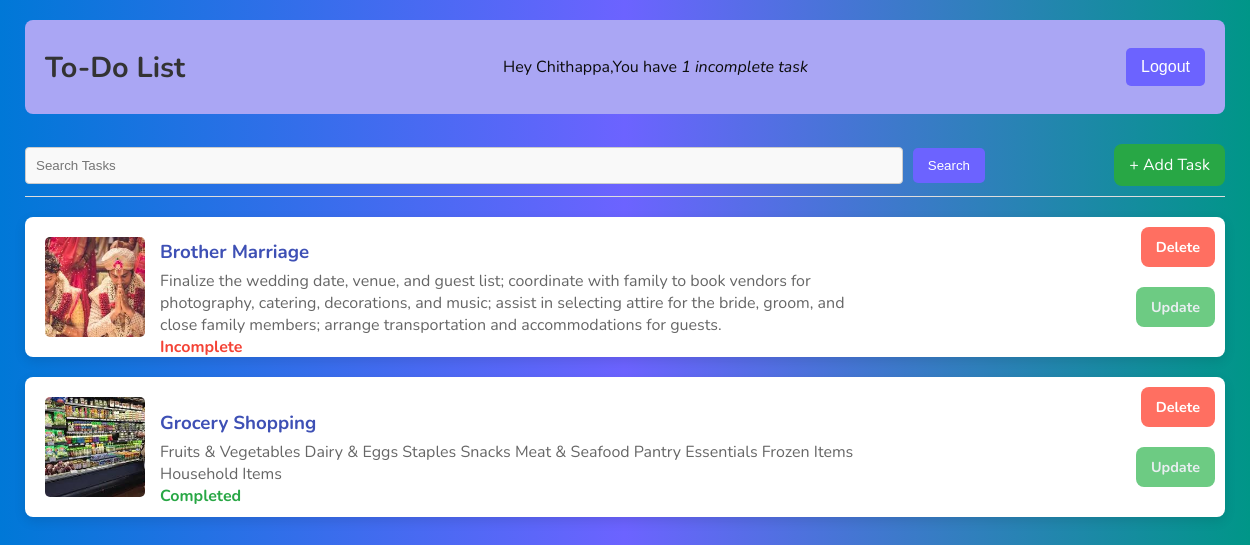
The app's page / (signed in) with its own data.
### todo/models.py (models this page shows, shortened)
class Task(models.Model):
    user = models.ForeignKey(User, on_delete=models.CASCADE, null=True, blank=True)
    title = models.CharField(max_length=200, null=True)
    description = models.TextField(null=True, blank=True)
    image =models.ImageField(upload_to='task_image/',blank=True,null=True)
    complete = models.BooleanField(default=False)
    created = models.DateTimeField(auto_now_add=True)
    class Meta:
        ordering = ['complete']

### todo/views.py (the view)
# urls.py: path('', TaskList.as_view(), name="task"),
class TaskList(LoginRequiredMixin, ListView):
    model = Task
    context_object_name = 'task'
    def get_context_data(self, **kwargs):
        context = super().get_context_data(**kwargs)
        context['task'] = context['task'].filter(user=self.request.user)
        context['count'] = context['task'].filter(complete=False).count()
        search_input = self.request.GET.get('search-area') or ''
        if search_input:
            context['task'] = context['task'].filter(title__icontains = search_input)
            context['search_input'] = search_input
        return context

### todo/templates/todo/task_list.html (shortened to what this page needs)
{% extends 'todo/main.html' %}
{% block content %}
<div class="header-bar">
    <h1>To-Do List</h1>
    <p> Hey {{ request.user|title }},You have <i>{{ count }} incomplete task{{ count|pluralize:'s' }}</i></p>
    {% if request.user.is_authenticated %}
    <form action="{% url 'logout' %}" method="post" class="logout-form">
        <input class="logout-button" type="submit" value="Logout">
    </form>
    {% else %}
    <a href="{% url 'login' %}" class="login-button">Login</a>
    {% endif %}
</div>
<div id="search-add-wrapper">
    <form action="" method="get" class="search-form">
        <input type="text" name="search-area" placeholder="Search Tasks" class="search-input">
        <input class="button search-button" type="submit" value="Search">
    </form>
    <a href="{% url 'task-create' %}" class="add-task-button">+ Add Task</a>
</div>
<div class="task-list">
    {% for tasks in task %}
    <div class="task-item">
        {% if tasks.image %}
            <img src="{{ tasks.image.url }}" alt="{{ tasks.title }}" class="task-image">
        {% else %}
              <div class="task-noimage"><h2>No Image</h2></div>
        {% endif %}
        <div class="task-details">
            <h3>{{ tasks.title }}</h3>
            <p>{{ tasks.description }}</p>
            <div class="task-actions">
                {% if tasks.complete %}
                <span class="task-complete-icon">Completed</span>
                <s><a href="{% url 'tasks-update' tasks.id %}" class="task-link"> Update</a></s>
                {% else %}
                <span class="task-incomplete-icon">Incomplete</span>
                <a href="{% url 'tasks-update' tasks.id %}" class="task-link">Update</a>
                {% endif %}
            </div>
        </div>
        <a class="delete-link" href="{% url 'tasks-delete' tasks.id %}">Delete</a>
    </div>
    {% empty %}
    <h3>No tasks found</h3>
    <a href="{% url 'task-create' %}" class="add-task-prompt">Add a New Task</a>
    {% endfor %}
</div>
{% endblock content %}

### todo/templates/todo/main.html (shortened to what this page needs)
<!DOCTYPE html>
<html lang="en">
<head>
</head>
<body>
    <div class="container">
        {% block content %}
        {% endblock content %}
    </div>
</body>
</html>

### todo/templates/todo/main.html (style rules this page uses)
body { background: linear-gradient(90deg, #0078d7 0%, #6c63ff 50%, #009688 100%); font-family: 'Nunito', sans-serif; margin: 0; padding: 0; color: #0c0c0c; }
.container { width: 100%; padding: 20px; max-width: 1200px; margin: auto; background-color: transparent; }
.header-bar { display: flex; justify-content: space-between; align-items: center; padding: 20px; background: #aaa6f4; color: #0c0c0c; border-radius: 8px; }
h1 { font-size: 1.8rem; margin: 0; }
.logout-form, .login-button { display: inline-block; }
.logout-button, .login-button-box { background-color: #ff6f61; color: #ffffff; padding: 10px 15px; border-radius: 8px; text-decoration: none; font-size: 1rem; cursor: pointer; border: none; transition: background-color 0.3s ease; }
#search-add-wrapper { display: flex; justify-content: space-between; align-items: center; margin-top: 20px; padding: 10px 0; border-bottom: 1px solid #ddd; }
.search-form { display: flex; align-items: center; width: 80%; }
.search-input { padding: 10px; border: 1px solid #ccc; border-radius: 8px; flex: 1; margin-right: 10px; color: #333; background-color: #f7f7f7; }
.search-button { background: #0078d7; color: #ffffff; border: none; padding: 10px 20px; border-radius: 8px; cursor: pointer; }
.add-task-button { font-size: 1rem; color: #ffffff; background: #28a745; padding: 10px 15px; border-radius: 8px; text-decoration: none; }
.task-list { display: flex; flex-direction: column; gap: 20px; padding: 20px 0; position: relative; }
.task-item { position: relative; display: flex; align-items: center; background-color: #ffffff; padding: 20px; border-radius: 8px; box-shadow: 0 4px 12px rgba(0, 0, 0, 0.1); gap: 15px; align-items: center; justify-content: space-between; }
.task-image { width: 100px; height: 100px; border-radius: 5px; object-fit: cover; }
.task-details { flex: 1; }
.task-details h3 { margin: 0; color: #3e50b5; }
.task-details p { margin: 5px 0 0; color: #666; width: 700px; }
.task-complete-icon { color: #28a745; font-weight: bold; position: absolute; margin-top: 40; }
.task-incomplete-icon { color: #f44336; font-weight: bold; position: absolute; margin-top: 40; }
.task-link { color: #e9eef1; background-color: #6dcb83; text-decoration: none; font-weight: 600; position: absolute; top: 70px; right: 10px; font-size: 0.9rem; font-weight: bold; padding: 10px 15px; border-radius: 8px; text-decoration: none; cursor: pointer; transition: background-color 0.3s ease; }
.delete-link { position: absolute; top: 10px; right: 10px; background-color: #ff6f61; color: #ffffff; font-size: 0.9rem; font-weight: bold; padding: 10px 15px; border-radius: 8px; text-decoration: none; cursor: pointer; transition: background-color 0.3s ease; }
h1 { color: #333; }
input[type="text"], input[type="password"] { color: #333; background-color: #f9f9f9; border: 1px solid #ccc; }
input[type="submit"], .register-button { background-color: #6c63ff; color: #ffffff; border: none; padding: 10px 15px; border-radius: 5px; }
input[type="text"], input[type="password"] { width: 30%; padding: 10px; border: 1px solid #ccc; border-radius: 4px; }

### records on screen
Task: image (picture), title "Brother Marriage", description "Finalize the wedding date, venue, and guest list; coordinate with family to book vendors for photography, catering, decorations, and music; assist in selecting attire for the bride, groom, and close family members; arrange transportation and accommodations for guests.", complete "Incomplete"
Task: image (picture), title "Grocery Shopping", description "Fruits & Vegetables Dairy & Eggs Staples Snacks Meat & Seafood Pantry Essentials Frozen Items Household Items", complete "Completed"

### other values on screen
{{ request.user|title }} "Chithappa"
{{ count }} "1"
